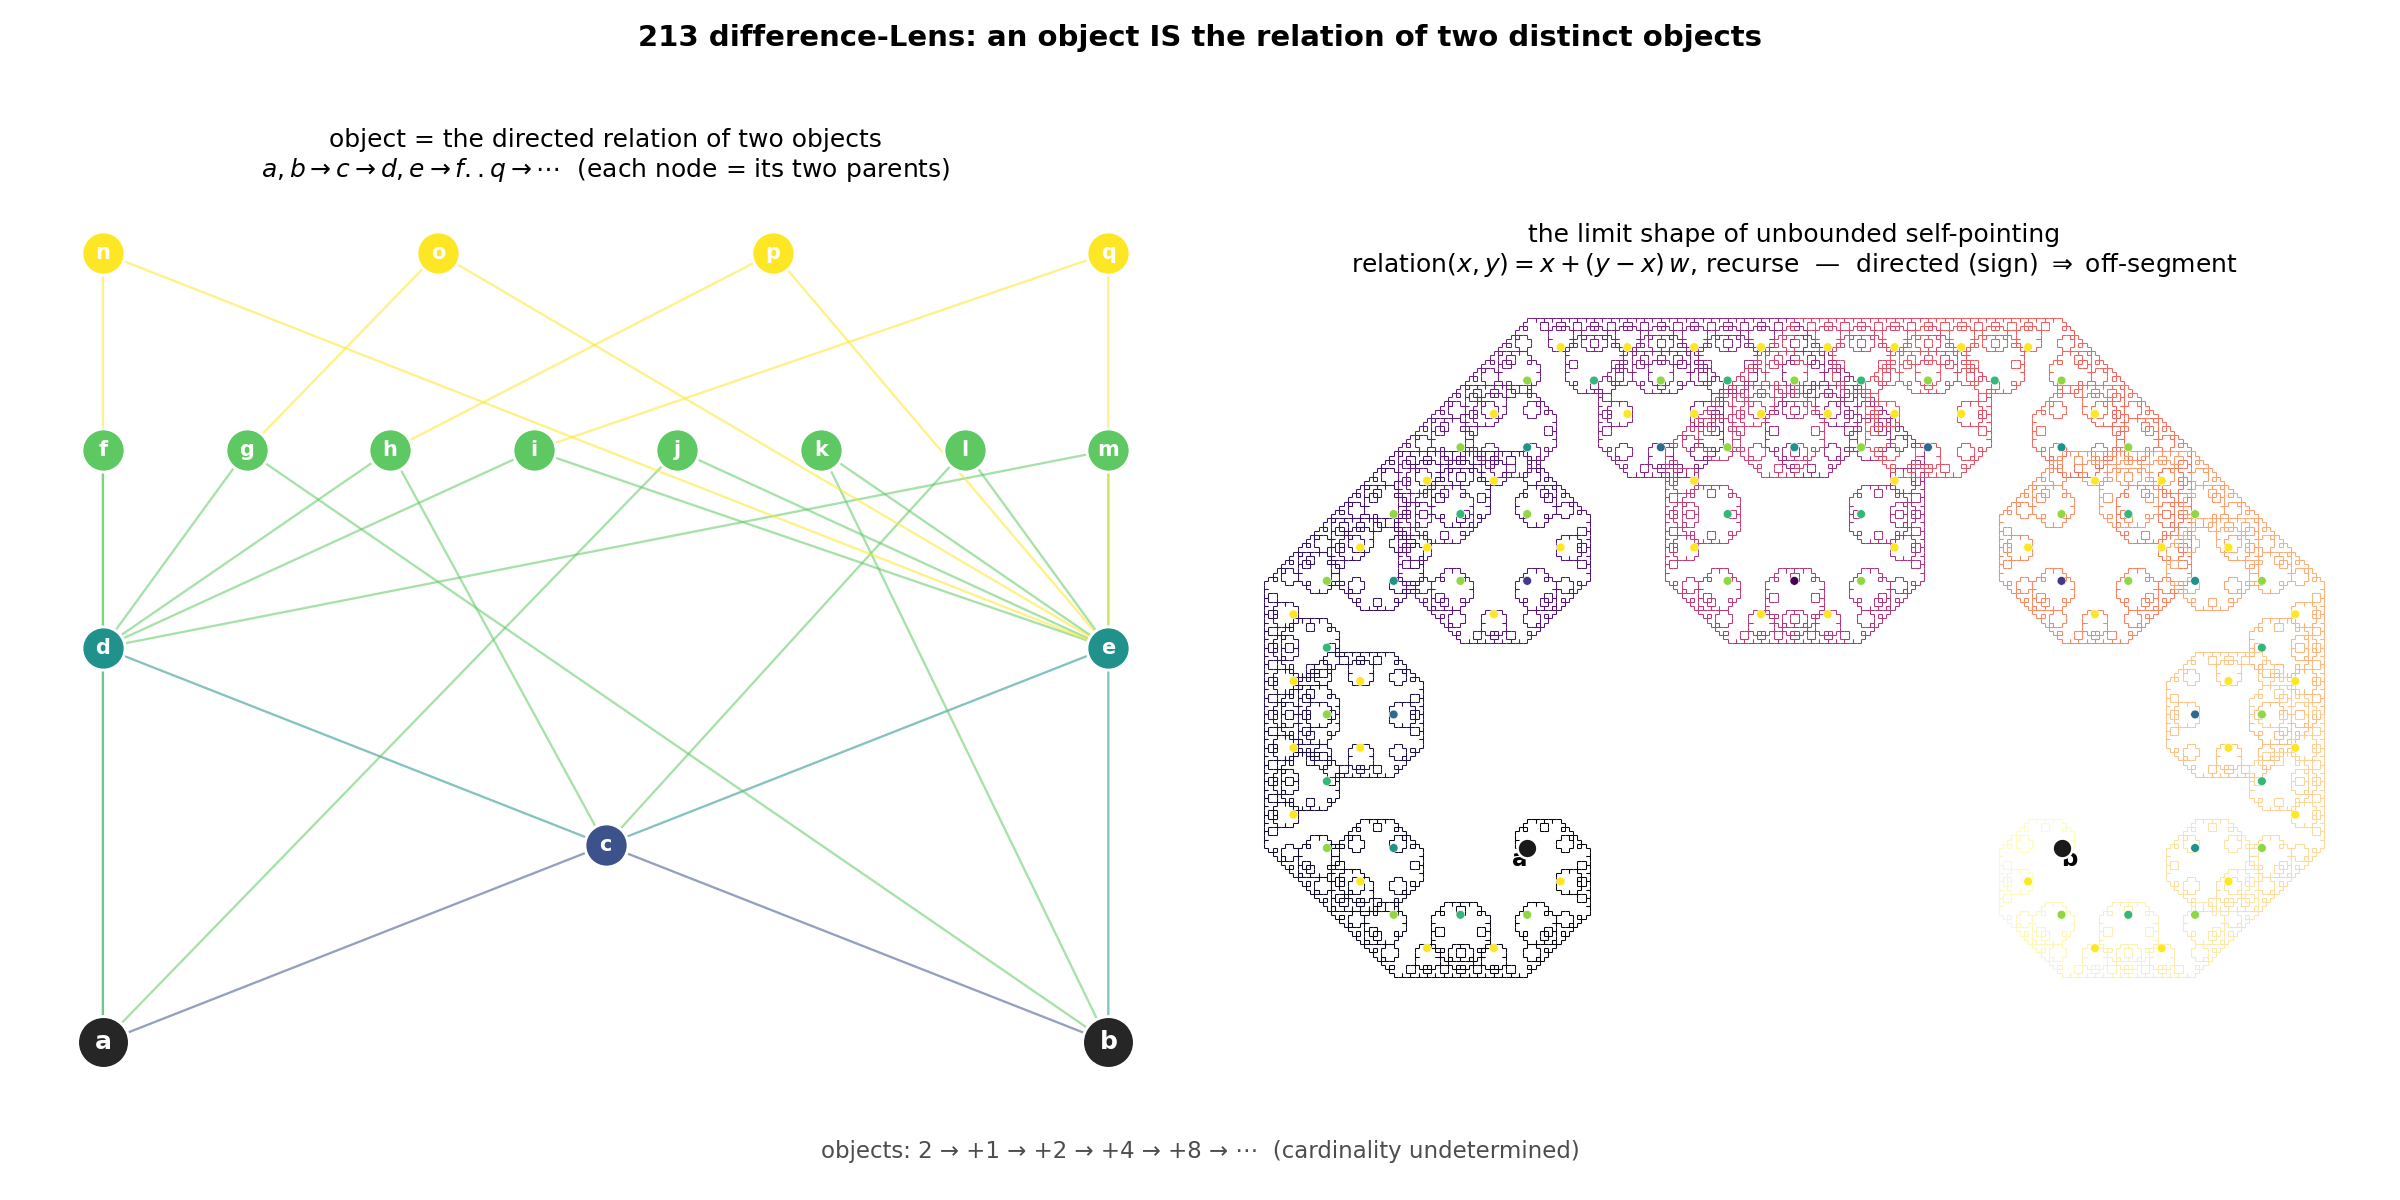

Write the Python code that produced this figure.
"""Geometric rendering of the difference-Lens self-pointing.

Mingu Jeong's sketch: every object IS the (directed) relation of two distinct
objects.  Start with a, b; the relation of (a,b) is a new object c; the
relations of (c,a),(c,b) are d,e; and so on.  Each new object pairs with every
existing one, so the population grows hyper-exponentially and its cardinality
is left undetermined ("how infinite, we don't know").

In 213 terms this is the difference-Lens (06_lens_readings.md §6.7): an object
is the count-Lens on a *directed* pair, magnitude Nat-style, sign Bool-style
pair-swap.  Directedness means relation(x,y) != relation(y,x) — the two are
negatives of one another — so the geometric image of a relation sits on one
*side* of the segment, not at its midpoint.

Two panels:
  (1) the labelled relation graph for the first generations (a..q...),
      every node drawn with the two parent-edges that define it;
  (2) the geometric limit: iterate "the relation of (x,y) is a new point off
      the segment, then recurse on (x, p) and (p, y)" — a directed de Rham
      (Levy) curve — coloured by recursion depth.  This is the self-similar
      shape the unbounded self-pointing converges to.

Run:  python3 research-notes/geometric/object_as_relation.py
"""

import numpy as np
import matplotlib.pyplot as plt
from matplotlib.collections import LineCollection


# ----------------------------------------------------------------------------
# Panel 1 — the labelled relation graph (faithful to the sketch)
# ----------------------------------------------------------------------------
# parents[child] = (x, y): the new object `child` IS the directed relation x->y.
# Generated by: process objects in birth order; the object being processed
# spawns relation(self, other) with every object that exists at that moment.
#   process a (others b)            -> c
#   process c (others a,b)          -> d=(c,a), e=(c,b)
#   process d (others a,b,c,e)      -> f,g,h,i
#   process e (others a,b,c,d,f..i) -> j,k,l,m,n,o,p,q
# (b is the second seed; relation(a,b)=relation(b,a)=c at the undirected seed.)

SEEDS = ["a", "b"]
parents = {
    "c": ("a", "b"),
    "d": ("c", "a"), "e": ("c", "b"),
    "f": ("d", "a"), "g": ("d", "b"), "h": ("d", "c"), "i": ("d", "e"),
    "j": ("e", "a"), "k": ("e", "b"), "l": ("e", "c"), "m": ("e", "d"),
    "n": ("e", "f"), "o": ("e", "g"), "p": ("e", "h"), "q": ("e", "i"),
}

# birth generation of every object (seeds = 0)
gen = {"a": 0, "b": 0}
for child, (x, y) in parents.items():
    gen[child] = max(gen[x], gen[y]) + 1
maxgen = max(gen.values())

# radial layout: ring radius = generation, objects spread by angle within a ring
by_gen = {}
for obj, g in gen.items():
    by_gen.setdefault(g, []).append(obj)
# keep a stable, birth-ordered sweep so parent/child stay angularly near
order = SEEDS + list(parents.keys())
for g in by_gen:
    by_gen[g].sort(key=order.index)

# layered DAG: generation = vertical level, birth order spreads horizontally
pos = {}
WIDTH = 12.0
for g, objs in by_gen.items():
    n = len(objs)
    xs = ([0.0] if n == 1 else np.linspace(-WIDTH / 2, WIDTH / 2, n))
    for obj, x in zip(objs, xs):
        pos[obj] = (float(x), float(g) * 1.7)


def draw_graph(ax):
    cmap = plt.get_cmap("viridis")
    # edges: each object -> its two defining parents
    for child, (x, y) in parents.items():
        cx, cy = pos[child]
        col = cmap(gen[child] / maxgen)
        for px, py in (pos[x], pos[y]):
            ax.annotate(
                "", xy=(cx, cy), xytext=(px, py),
                arrowprops=dict(arrowstyle="-", color=col, lw=1.1, alpha=0.55),
            )
    # nodes
    for obj, (x, y) in pos.items():
        g = gen[obj]
        col = "0.15" if g == 0 else cmap(g / maxgen)
        ax.scatter([x], [y], s=620 if g == 0 else 430, color=col,
                   edgecolors="white", linewidths=1.4, zorder=3)
        ax.text(x, y, obj, ha="center", va="center", color="white",
                fontsize=12 if g == 0 else 10, fontweight="bold", zorder=4)
    ax.set_title(
        "object = the directed relation of two objects\n"
        r"$a,b \to c \to d,e \to f..q \to \cdots$  (each node = its two parents)",
        fontsize=12)
    ax.set_aspect("auto")
    ax.margins(0.08)
    ax.axis("off")


# ----------------------------------------------------------------------------
# Panel 2 — the geometric limit (directed de Rham / Levy curve)
# ----------------------------------------------------------------------------
# relation(x, y) = x + (y - x) * w, with complex w = 1/2 + s*i.
# Im(w) != 0 puts the relation off the segment -> relation(x,y) != relation(y,x):
# the directedness / sign of the difference-Lens, made geometric.
# Recurse on (x, p) and (p, y); the birth points trace a self-similar set.

W = 0.5 + 0.5j  # Levy C-curve constant


def levy_points(x, y, depth, births):
    """Return polyline points; record each relation-birth with its depth."""
    if depth == 0:
        return [x, y]
    p = x + (y - x) * W
    births.append((p, depth))
    left = levy_points(x, p, depth - 1, births)
    right = levy_points(p, y, depth - 1, births)
    return left[:-1] + right


def draw_limit(ax, depth=14):
    births = []
    pts = levy_points(0 + 0j, 1 + 0j, depth, births)
    xs = np.array([z.real for z in pts])
    ys = np.array([z.imag for z in pts])

    # the curve, coloured along its length
    seg = np.stack([np.column_stack([xs[:-1], ys[:-1]]),
                    np.column_stack([xs[1:], ys[1:]])], axis=1)
    lc = LineCollection(seg, cmap="magma",
                        array=np.linspace(0, 1, len(seg)), lw=0.5)
    ax.add_collection(lc)

    # scatter early-generation birth points, coloured by birth depth
    early = [(p, d) for p, d in births if d >= depth - 6]
    if early:
        bx = [p.real for p, d in early]
        by = [p.imag for p, d in early]
        bc = [depth - d for p, d in early]
        ax.scatter(bx, by, c=bc, cmap="viridis", s=18,
                   edgecolors="white", linewidths=0.3, zorder=3)
    # the two seeds
    ax.scatter([0, 1], [0, 0], s=90, color="0.1",
               edgecolors="white", linewidths=1.2, zorder=4)
    ax.text(0, 0, "a", ha="right", va="top", fontsize=11, fontweight="bold")
    ax.text(1, 0, "b", ha="left", va="top", fontsize=11, fontweight="bold")

    ax.set_title(
        "the limit shape of unbounded self-pointing\n"
        r"relation$(x,y)=x+(y-x)\,w$, recurse  —  directed (sign) $\Rightarrow$ off-segment",
        fontsize=12)
    ax.set_aspect("equal")
    ax.autoscale()
    ax.margins(0.05)
    ax.axis("off")


def main():
    fig, axes = plt.subplots(1, 2, figsize=(16, 8))
    fig.patch.set_facecolor("white")
    draw_graph(axes[0])
    draw_limit(axes[1])

    # population-explosion annotation (objects born when each node fans out)
    counts = "objects: 2 → +1 → +2 → +4 → +8 → ⋯  (cardinality undetermined)"
    fig.text(0.5, 0.035, counts, ha="center", fontsize=11, color="0.3")

    fig.suptitle("213 difference-Lens: an object IS the relation of two distinct objects",
                 fontsize=14, fontweight="bold")
    fig.tight_layout(rect=[0, 0.06, 1, 0.96])
    out = "research-notes/geometric/object_as_relation.png"
    fig.savefig(out, dpi=150, facecolor="white")
    print("wrote", out)


if __name__ == "__main__":
    main()
